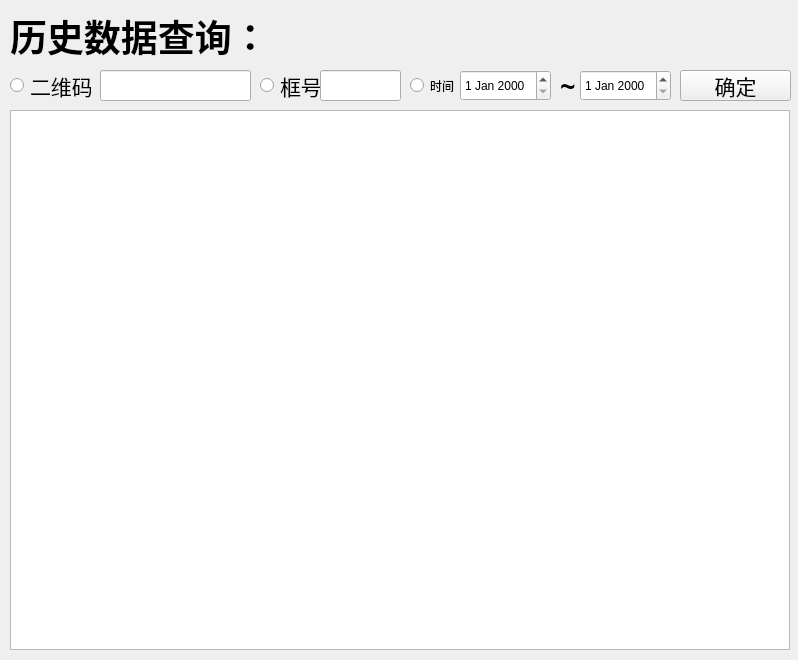
<?xml version="1.0" encoding="UTF-8"?>
<ui version="4.0">
 <class>SQLUI</class>
 <widget class="QWidget" name="SQLUI">
  <property name="geometry">
   <rect>
    <x>0</x>
    <y>0</y>
    <width>798</width>
    <height>660</height>
   </rect>
  </property>
  <property name="windowTitle">
   <string>数据查询</string>
  </property>
  <property name="windowIcon">
   <iconset resource="icontopleft.qrc">
    <normaloff>:/new/prefix1/images/sqlite.png</normaloff>:/new/prefix1/images/sqlite.png</iconset>
  </property>
  <widget class="QLabel" name="label">
   <property name="geometry">
    <rect>
     <x>10</x>
     <y>10</y>
     <width>261</width>
     <height>51</height>
    </rect>
   </property>
   <property name="font">
    <font>
     <family>Adobe Arabic</family>
     <pointsize>28</pointsize>
     <weight>75</weight>
     <bold>true</bold>
    </font>
   </property>
   <property name="text">
    <string>历史数据查询：</string>
   </property>
  </widget>
  <widget class="QWidget" name="widget" native="true">
   <property name="geometry">
    <rect>
     <x>0</x>
     <y>50</y>
     <width>791</width>
     <height>61</height>
    </rect>
   </property>
   <widget class="QRadioButton" name="QRcodeButton">
    <property name="geometry">
     <rect>
      <x>10</x>
      <y>20</y>
      <width>81</width>
      <height>31</height>
     </rect>
    </property>
    <property name="font">
     <font>
      <family>Adobe Arabic</family>
      <pointsize>16</pointsize>
     </font>
    </property>
    <property name="text">
     <string>二维码</string>
    </property>
   </widget>
   <widget class="QRadioButton" name="BoxNumButton">
    <property name="geometry">
     <rect>
      <x>260</x>
      <y>20</y>
      <width>61</width>
      <height>31</height>
     </rect>
    </property>
    <property name="font">
     <font>
      <family>Adobe Arabic</family>
      <pointsize>16</pointsize>
     </font>
    </property>
    <property name="text">
     <string>框号</string>
    </property>
   </widget>
   <widget class="QRadioButton" name="TimeButton">
    <property name="geometry">
     <rect>
      <x>410</x>
      <y>20</y>
      <width>51</width>
      <height>31</height>
     </rect>
    </property>
    <property name="text">
     <string>时间</string>
    </property>
   </widget>
   <widget class="QPushButton" name="OKPushButton">
    <property name="geometry">
     <rect>
      <x>680</x>
      <y>20</y>
      <width>111</width>
      <height>31</height>
     </rect>
    </property>
    <property name="font">
     <font>
      <family>Adobe Arabic</family>
      <pointsize>16</pointsize>
     </font>
    </property>
    <property name="text">
     <string>确定</string>
    </property>
   </widget>
   <widget class="QDateEdit" name="StartTime">
    <property name="geometry">
     <rect>
      <x>460</x>
      <y>20</y>
      <width>91</width>
      <height>31</height>
     </rect>
    </property>
   </widget>
   <widget class="QDateEdit" name="EndTime">
    <property name="geometry">
     <rect>
      <x>580</x>
      <y>20</y>
      <width>91</width>
      <height>31</height>
     </rect>
    </property>
   </widget>
   <widget class="QLabel" name="label_2">
    <property name="geometry">
     <rect>
      <x>560</x>
      <y>20</y>
      <width>21</width>
      <height>31</height>
     </rect>
    </property>
    <property name="font">
     <font>
      <family>Adobe Arabic</family>
      <pointsize>20</pointsize>
      <weight>75</weight>
      <bold>true</bold>
     </font>
    </property>
    <property name="text">
     <string>~</string>
    </property>
   </widget>
   <widget class="QLineEdit" name="QRText">
    <property name="geometry">
     <rect>
      <x>100</x>
      <y>20</y>
      <width>151</width>
      <height>31</height>
     </rect>
    </property>
   </widget>
   <widget class="QLineEdit" name="Boxtext">
    <property name="geometry">
     <rect>
      <x>320</x>
      <y>20</y>
      <width>81</width>
      <height>31</height>
     </rect>
    </property>
   </widget>
  </widget>
  <widget class="QTableWidget" name="tableWidget">
   <property name="geometry">
    <rect>
     <x>10</x>
     <y>110</y>
     <width>780</width>
     <height>540</height>
    </rect>
   </property>
  </widget>
 </widget>
 <resources>
  <include location="icontopleft.qrc"/>
 </resources>
 <connections/>
</ui>
